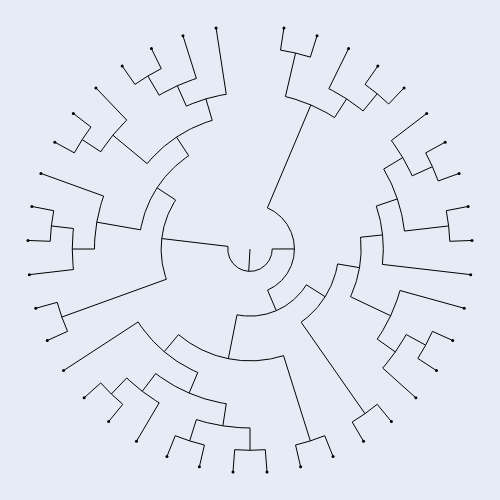

The code cell stored with this chart in its notebook:
### Markdown cell above
# Felsenstein's Prunning Algorithm

### Code cell
# generate artificial input parameters for Felsenstein's algo
tree = get_tree()
num_sites = 3 
num_states = 20

transition_matricies = get_transition_matricies(num_sites, num_states)
    
fig = cas.pl.plot_plotly(tree, random_state=seed)
fig.show()
